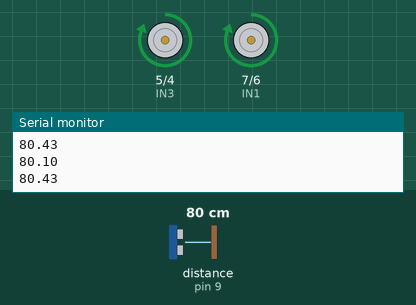
The sketch below on a simulated Arduino Uno, built with avr-gcc and run on an emulated ATmega328P. Parts: motor-driver pin pairs drawn as motors (green arrow = first pin HIGH = forward, orange = second pin HIGH = backward, longer = more drive), the last lines printed to the serial monitor. Wiring (inferred from the names in the program): ultrasonic range finder: trigger pin 10; echo pin 9. Inputs (shaded band) come from the test bench; at power-on: distance to the obstacle (sensor on pin 9) 80 cm. The echo pulse lasts 58.3 µs per cm; random numbers use the default seed unless the sketch sets one.

Above: at 1.2 s.
1.3 s: distance to the obstacle (sensor on pin 9) set to 27 cm
2.8 s: distance to the obstacle (sensor on pin 9) set to 22 cm
At 3.22 s:
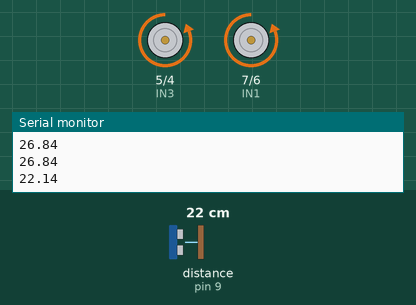
At 4.0 s:
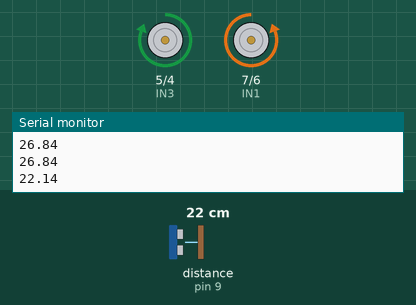
8.8 s: distance to the obstacle (sensor on pin 9) set to 35 cm
10.4 s: distance to the obstacle (sensor on pin 9) set to 2 cm
At 14.0 s:
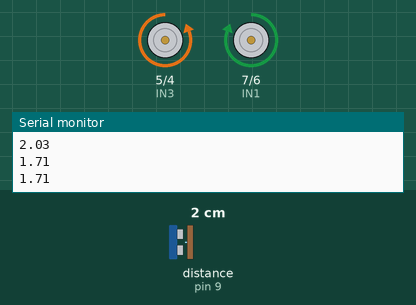
Timing chart, 0 to 14.4 s (numbered marks = the images above; inputs shaded):
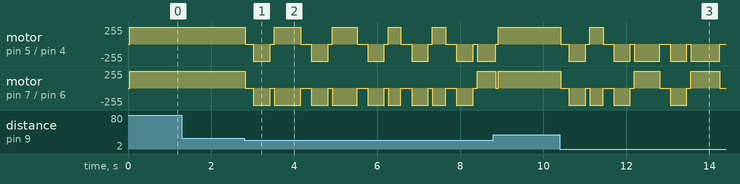

Measured:
- the behaviour switches between 26 and 25 cm on distance to the obstacle (sensor on pin 9) (found by bisection; images 0 and 1)

The sketch:

ch05_obstacle_avoid_fixed.ino
```cpp
const int IN1 = 7, IN2 = 6;   // left motor  (L298N OUT1/OUT2)
const int IN3 = 5, IN4 = 4;   // right motor (L298N OUT3/OUT4)
const int TRIG = 10, ECHO = 9;          // as in the wiring figure
const int SAFE_CM = 25;                 // obstacle closer than this: avoid

void motors(int left, int right) {      // each: 1 forward, 0 stop, -1 back
  digitalWrite(IN1, left > 0);  digitalWrite(IN2, left < 0);
  digitalWrite(IN3, right > 0); digitalWrite(IN4, right < 0);
}

float readCm() {
  digitalWrite(TRIG, LOW);  delayMicroseconds(2);
  digitalWrite(TRIG, HIGH); delayMicroseconds(10);
  digitalWrite(TRIG, LOW);                    // end the trigger pulse!
  unsigned long t = pulseIn(ECHO, HIGH, 25000); // timeout 25 ms (about 4 m)
  if (t == 0) return 400;                     // no echo: nothing in front
  return t / 58.0;                            // microseconds -> cm
}

float distanceCm() {                          // median of 3 removes odd readings
  float a = readCm(); delay(10);
  float b = readCm(); delay(10);
  float c = readCm();
  return max(min(a, b), min(max(a, b), c));
}

void setup() {
  int outs[] = {IN1, IN2, IN3, IN4, TRIG};
  for (int p : outs) pinMode(p, OUTPUT);
  pinMode(ECHO, INPUT);
  Serial.begin(9600);
  randomSeed(analogRead(A0));                 // different turns each run
}

void loop() {
  float d = distanceCm();
  Serial.println(d);
  if (d > SAFE_CM) {
    motors(1, 1);                             // path is clear: go
  } else {
    motors(0, 0);  delay(200);                // stop
    motors(-1, -1); delay(400);               // back up
    motors(0, 0);  delay(100);
    if (random(2)) motors(1, -1);             // spin right ...
    else           motors(-1, 1);             // ... or left
    delay(random(300, 700));
    motors(0, 0);
  }
  delay(30);
}
```
